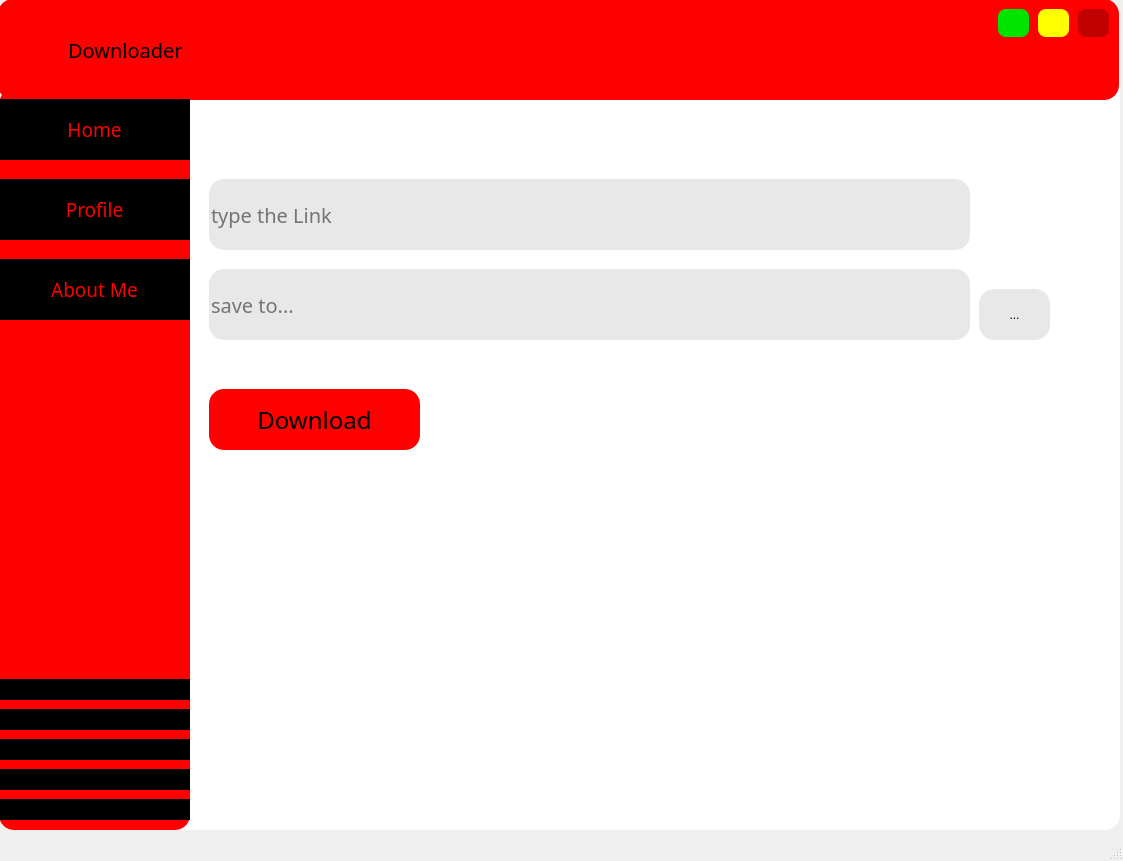
<?xml version="1.0" encoding="UTF-8"?>
<ui version="4.0">
 <class>downloader</class>
 <widget class="QMainWindow" name="downloader">
  <property name="geometry">
   <rect>
    <x>0</x>
    <y>0</y>
    <width>1123</width>
    <height>861</height>
   </rect>
  </property>
  <property name="windowTitle">
   <string>MainWindow</string>
  </property>
  <widget class="QWidget" name="centralwidget">
   <widget class="QFrame" name="frame">
    <property name="geometry">
     <rect>
      <x>-1</x>
      <y>-1</y>
      <width>1121</width>
      <height>831</height>
     </rect>
    </property>
    <property name="styleSheet">
     <string notr="true">background-color: rgb(255, 255, 255);
border-radius:15px;</string>
    </property>
    <property name="frameShape">
     <enum>QFrame::StyledPanel</enum>
    </property>
    <property name="frameShadow">
     <enum>QFrame::Raised</enum>
    </property>
    <widget class="QFrame" name="frame_2">
     <property name="geometry">
      <rect>
       <x>-1</x>
       <y>0</y>
       <width>1121</width>
       <height>101</height>
      </rect>
     </property>
     <property name="styleSheet">
      <string notr="true">background-color: rgb(255, 0, 0);</string>
     </property>
     <property name="frameShape">
      <enum>QFrame::StyledPanel</enum>
     </property>
     <property name="frameShadow">
      <enum>QFrame::Raised</enum>
     </property>
     <widget class="QPushButton" name="close">
      <property name="geometry">
       <rect>
        <x>1080</x>
        <y>10</y>
        <width>31</width>
        <height>28</height>
       </rect>
      </property>
      <property name="cursor">
       <cursorShape>PointingHandCursor</cursorShape>
      </property>
      <property name="toolTip">
       <string>close</string>
      </property>
      <property name="styleSheet">
       <string notr="true">background-color: rgb(193, 0, 0);
border-radius:8px;
</string>
      </property>
      <property name="text">
       <string/>
      </property>
     </widget>
     <widget class="QLabel" name="label">
      <property name="geometry">
       <rect>
        <x>10</x>
        <y>10</y>
        <width>61</width>
        <height>61</height>
       </rect>
      </property>
      <property name="text">
       <string/>
      </property>
      <property name="scaledContents">
       <bool>true</bool>
      </property>
     </widget>
     <widget class="QLabel" name="label_10">
      <property name="geometry">
       <rect>
        <x>70</x>
        <y>20</y>
        <width>151</width>
        <height>61</height>
       </rect>
      </property>
      <property name="font">
       <font>
        <family>Raleway</family>
        <pointsize>15</pointsize>
       </font>
      </property>
      <property name="text">
       <string>Downloader</string>
      </property>
      <property name="scaledContents">
       <bool>true</bool>
      </property>
     </widget>
     <widget class="QLabel" name="label_9">
      <property name="geometry">
       <rect>
        <x>10</x>
        <y>20</y>
        <width>55</width>
        <height>61</height>
       </rect>
      </property>
      <property name="text">
       <string/>
      </property>
      <property name="pixmap">
       <pixmap>../Pictures/icons8-download-96.png</pixmap>
      </property>
      <property name="scaledContents">
       <bool>true</bool>
      </property>
     </widget>
     <widget class="QLabel" name="label_15">
      <property name="geometry">
       <rect>
        <x>540</x>
        <y>0</y>
        <width>111</width>
        <height>101</height>
       </rect>
      </property>
      <property name="text">
       <string/>
      </property>
      <property name="pixmap">
       <pixmap>../Pictures/icons8-youtube-512.png</pixmap>
      </property>
      <property name="scaledContents">
       <bool>true</bool>
      </property>
     </widget>
     <widget class="QPushButton" name="min">
      <property name="geometry">
       <rect>
        <x>1000</x>
        <y>10</y>
        <width>31</width>
        <height>28</height>
       </rect>
      </property>
      <property name="cursor">
       <cursorShape>PointingHandCursor</cursorShape>
      </property>
      <property name="toolTip">
       <string>minimize</string>
      </property>
      <property name="styleSheet">
       <string notr="true">background-color: rgb(0, 229, 0);
border-radius:8px;</string>
      </property>
      <property name="text">
       <string/>
      </property>
      <property name="icon">
       <iconset>
        <normaloff>../YOUTUBE_DOWNLOADER/Pictures/icons8-subtract-90.png</normaloff>../YOUTUBE_DOWNLOADER/Pictures/icons8-subtract-90.png</iconset>
      </property>
     </widget>
     <widget class="QPushButton" name="max">
      <property name="geometry">
       <rect>
        <x>1040</x>
        <y>10</y>
        <width>31</width>
        <height>28</height>
       </rect>
      </property>
      <property name="cursor">
       <cursorShape>PointingHandCursor</cursorShape>
      </property>
      <property name="toolTip">
       <string>normal</string>
      </property>
      <property name="styleSheet">
       <string notr="true">background-color: rgb(255, 255, 0);
border-radius:8px;</string>
      </property>
      <property name="text">
       <string/>
      </property>
      <property name="icon">
       <iconset>
        <normaloff>../YOUTUBE_DOWNLOADER/Pictures/icons8-subtract-90.png</normaloff>../YOUTUBE_DOWNLOADER/Pictures/icons8-subtract-90.png</iconset>
      </property>
     </widget>
    </widget>
    <widget class="QFrame" name="frame_3">
     <property name="geometry">
      <rect>
       <x>0</x>
       <y>90</y>
       <width>191</width>
       <height>741</height>
      </rect>
     </property>
     <property name="styleSheet">
      <string notr="true">background-color: rgb(255, 0, 0);</string>
     </property>
     <property name="frameShape">
      <enum>QFrame::StyledPanel</enum>
     </property>
     <property name="frameShadow">
      <enum>QFrame::Raised</enum>
     </property>
     <widget class="QPushButton" name="pushButton">
      <property name="geometry">
       <rect>
        <x>0</x>
        <y>10</y>
        <width>191</width>
        <height>61</height>
       </rect>
      </property>
      <property name="font">
       <font>
        <family>Raleway SemiBold</family>
        <pointsize>14</pointsize>
       </font>
      </property>
      <property name="cursor">
       <cursorShape>PointingHandCursor</cursorShape>
      </property>
      <property name="toolTip">
       <string/>
      </property>
      <property name="styleSheet">
       <string notr="true">background-color: rgb(0, 0, 0);
color: rgb(255, 0, 0);
border-radius:0px;</string>
      </property>
      <property name="text">
       <string>Home</string>
      </property>
      <property name="iconSize">
       <size>
        <width>60</width>
        <height>50</height>
       </size>
      </property>
      <property name="shortcut">
       <string>Home</string>
      </property>
     </widget>
     <widget class="QPushButton" name="pushButton_2">
      <property name="geometry">
       <rect>
        <x>0</x>
        <y>90</y>
        <width>191</width>
        <height>61</height>
       </rect>
      </property>
      <property name="font">
       <font>
        <family>Raleway SemiBold</family>
        <pointsize>14</pointsize>
       </font>
      </property>
      <property name="cursor">
       <cursorShape>PointingHandCursor</cursorShape>
      </property>
      <property name="toolTip">
       <string/>
      </property>
      <property name="styleSheet">
       <string notr="true">background-color: rgb(0, 0, 0);
color: rgb(255, 0, 0);
border-radius:0px;</string>
      </property>
      <property name="text">
       <string>Profile</string>
      </property>
      <property name="iconSize">
       <size>
        <width>60</width>
        <height>50</height>
       </size>
      </property>
     </widget>
     <widget class="QPushButton" name="pushButton_3">
      <property name="geometry">
       <rect>
        <x>0</x>
        <y>170</y>
        <width>191</width>
        <height>61</height>
       </rect>
      </property>
      <property name="font">
       <font>
        <family>Raleway SemiBold</family>
        <pointsize>14</pointsize>
       </font>
      </property>
      <property name="cursor">
       <cursorShape>PointingHandCursor</cursorShape>
      </property>
      <property name="toolTip">
       <string/>
      </property>
      <property name="styleSheet">
       <string notr="true">background-color: rgb(0, 0, 0);
color: rgb(255, 0, 0);
border-radius:0px;</string>
      </property>
      <property name="text">
       <string>About Me</string>
      </property>
      <property name="iconSize">
       <size>
        <width>60</width>
        <height>60</height>
       </size>
      </property>
     </widget>
     <widget class="QLabel" name="label_8">
      <property name="geometry">
       <rect>
        <x>0</x>
        <y>710</y>
        <width>191</width>
        <height>21</height>
       </rect>
      </property>
      <property name="styleSheet">
       <string notr="true">background-color: rgb(0, 0, 0);</string>
      </property>
      <property name="text">
       <string/>
      </property>
      <property name="scaledContents">
       <bool>true</bool>
      </property>
     </widget>
     <widget class="QLabel" name="label_11">
      <property name="geometry">
       <rect>
        <x>0</x>
        <y>680</y>
        <width>191</width>
        <height>21</height>
       </rect>
      </property>
      <property name="styleSheet">
       <string notr="true">background-color: rgb(0, 0, 0);</string>
      </property>
      <property name="text">
       <string/>
      </property>
      <property name="scaledContents">
       <bool>true</bool>
      </property>
     </widget>
     <widget class="QLabel" name="label_12">
      <property name="geometry">
       <rect>
        <x>0</x>
        <y>650</y>
        <width>191</width>
        <height>21</height>
       </rect>
      </property>
      <property name="styleSheet">
       <string notr="true">background-color: rgb(0, 0, 0);</string>
      </property>
      <property name="text">
       <string/>
      </property>
      <property name="scaledContents">
       <bool>true</bool>
      </property>
     </widget>
     <widget class="QLabel" name="label_13">
      <property name="geometry">
       <rect>
        <x>0</x>
        <y>620</y>
        <width>191</width>
        <height>21</height>
       </rect>
      </property>
      <property name="styleSheet">
       <string notr="true">background-color: rgb(0, 0, 0);</string>
      </property>
      <property name="text">
       <string/>
      </property>
      <property name="scaledContents">
       <bool>true</bool>
      </property>
     </widget>
     <widget class="QLabel" name="label_14">
      <property name="geometry">
       <rect>
        <x>0</x>
        <y>590</y>
        <width>191</width>
        <height>21</height>
       </rect>
      </property>
      <property name="styleSheet">
       <string notr="true">background-color: rgb(0, 0, 0);</string>
      </property>
      <property name="text">
       <string/>
      </property>
      <property name="scaledContents">
       <bool>true</bool>
      </property>
     </widget>
    </widget>
    <widget class="QLineEdit" name="lineEdit">
     <property name="geometry">
      <rect>
       <x>210</x>
       <y>180</y>
       <width>761</width>
       <height>71</height>
      </rect>
     </property>
     <property name="font">
      <font>
       <family>Segoe UI Semilight</family>
       <pointsize>15</pointsize>
      </font>
     </property>
     <property name="styleSheet">
      <string notr="true">background-color: rgb(232, 232, 232);
border-radius:15px;</string>
     </property>
     <property name="placeholderText">
      <string>type the Link</string>
     </property>
    </widget>
    <widget class="QPushButton" name="pushButton_4">
     <property name="geometry">
      <rect>
       <x>210</x>
       <y>390</y>
       <width>211</width>
       <height>61</height>
      </rect>
     </property>
     <property name="font">
      <font>
       <family>Segoe UI Semibold</family>
       <pointsize>18</pointsize>
      </font>
     </property>
     <property name="cursor">
      <cursorShape>PointingHandCursor</cursorShape>
     </property>
     <property name="styleSheet">
      <string notr="true">background-color: rgb(255, 0, 0);
border-radius:15px;</string>
     </property>
     <property name="text">
      <string>Download</string>
     </property>
    </widget>
    <widget class="QToolButton" name="toolButton">
     <property name="geometry">
      <rect>
       <x>980</x>
       <y>290</y>
       <width>71</width>
       <height>51</height>
      </rect>
     </property>
     <property name="styleSheet">
      <string notr="true">background-color: rgb(232, 232, 232);
border-radius:15px;</string>
     </property>
     <property name="text">
      <string>...</string>
     </property>
    </widget>
    <widget class="QLineEdit" name="lineEdit_2">
     <property name="geometry">
      <rect>
       <x>210</x>
       <y>270</y>
       <width>761</width>
       <height>71</height>
      </rect>
     </property>
     <property name="font">
      <font>
       <family>Segoe UI Semilight</family>
       <pointsize>15</pointsize>
      </font>
     </property>
     <property name="styleSheet">
      <string notr="true">background-color: rgb(232, 232, 232);
border-radius:15px;</string>
     </property>
     <property name="placeholderText">
      <string>save to...</string>
     </property>
    </widget>
    <widget class="QLabel" name="label_2">
     <property name="geometry">
      <rect>
       <x>200</x>
       <y>520</y>
       <width>321</width>
       <height>241</height>
      </rect>
     </property>
     <property name="text">
      <string/>
     </property>
     <property name="pixmap">
      <pixmap>../Pictures/Fast loading-amico.svg</pixmap>
     </property>
     <property name="scaledContents">
      <bool>true</bool>
     </property>
    </widget>
   </widget>
  </widget>
  <widget class="QStatusBar" name="statusbar"/>
 </widget>
 <resources/>
 <connections>
  <connection>
   <sender>close</sender>
   <signal>clicked()</signal>
   <receiver>downloader</receiver>
   <slot>close()</slot>
   <hints>
    <hint type="sourcelabel">
     <x>1093</x>
     <y>22</y>
    </hint>
    <hint type="destinationlabel">
     <x>561</x>
     <y>430</y>
    </hint>
   </hints>
  </connection>
  <connection>
   <sender>min</sender>
   <signal>clicked()</signal>
   <receiver>downloader</receiver>
   <slot>showMinimized()</slot>
   <hints>
    <hint type="sourcelabel">
     <x>1013</x>
     <y>22</y>
    </hint>
    <hint type="destinationlabel">
     <x>561</x>
     <y>430</y>
    </hint>
   </hints>
  </connection>
  <connection>
   <sender>max</sender>
   <signal>clicked()</signal>
   <receiver>downloader</receiver>
   <slot>showNormal()</slot>
   <hints>
    <hint type="sourcelabel">
     <x>1053</x>
     <y>22</y>
    </hint>
    <hint type="destinationlabel">
     <x>561</x>
     <y>430</y>
    </hint>
   </hints>
  </connection>
 </connections>
</ui>
